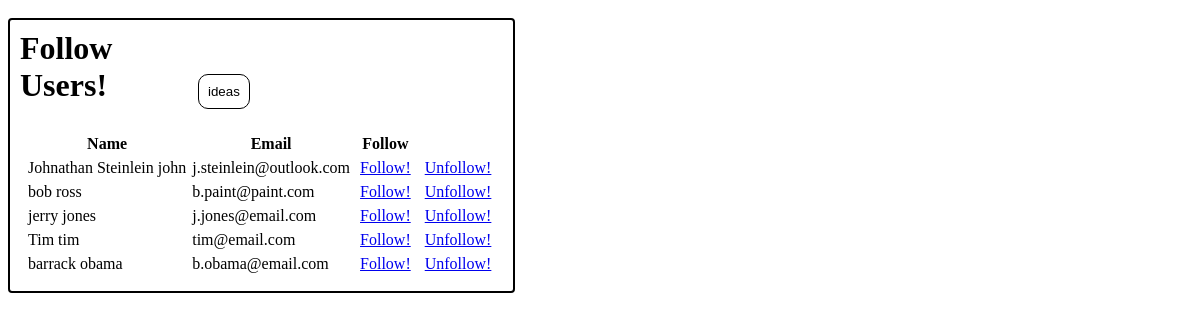
The page /users (signed in) on the database as committed earlier.
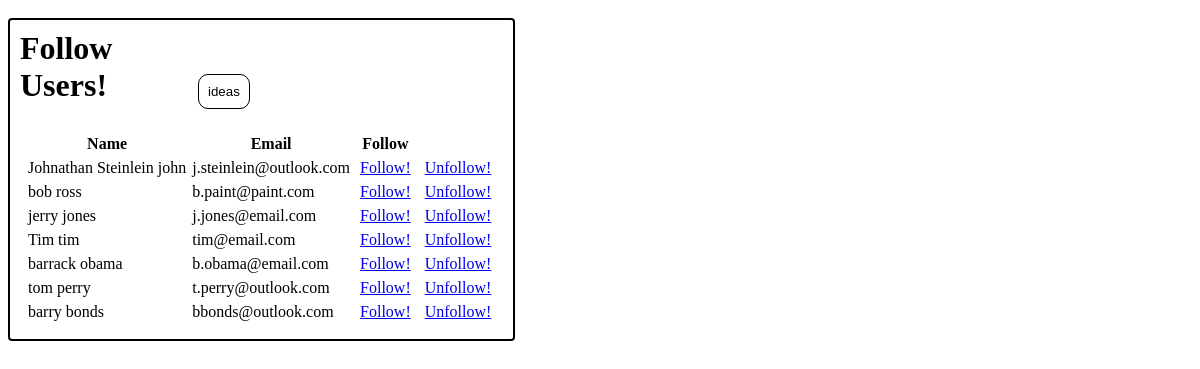
The same page on the database as committed later.
### app.py (models this page shows, shortened)
class User(db.Model):
    __tablename__ = "users"
    id=db.Column(db.Integer, primary_key=True)
    name=db.Column(db.String(100))
    alias=db.Column(db.String(100))
    email=db.Column(db.String(200))
    password_hash=db.Column(db.String(100))
    liked_ideas=db.relationship("ideas", secondary=likes_table)
    followers=db.relationship("User",
        secondary=followers_table,
        primaryjoin=id==followers_table.c.followed_id,
        secondaryjoin=id==followers_table.c.follower_id,
        backref="following")
    created_at=db.Column(db.DateTime, server_default=func.now())
    updated_at=db.Column(db.DateTime, server_default=func.now(),onupdate=func.now())
    def full_name(self):
        return "{} {}".format(self.name, self.alias)

### app.py (the view)
@app.route("/users")
def show_users():
    if "cur_user" not in session:
        flash("Please Log In")
        return redirect("/")
    users_list=User.query.all()
    return render_template("users.html", users=users_list)

### templates/users.html (shortened to what this page needs)
<!DOCTYPE html>
<html lang="en">
<head>
    <link rel="stylesheet" href="{{ url_for('static',filename='project.css')}}">
</head>
<body>
    <div class="container">
        <header>
            <h1>Follow Users!</h1>
            <button>
                <a href="/ideas" style="width: auto;">ideas</a>
            </button>
        </header>
        <div class="h-divider"></div>
        <main>
            <section>
                <table>
                    <thead>
                        <tr>
                            <th>Name</th>
                            <th>Email</th>
                            <th>Follow</th>
                        </tr>
                    </thead>
                    <tbody>
                        {% for user in users %}
                        <tr>
                            <td>{{ user.full_name() }}</td>
                            <td>{{ user.email }}</td>
                            <td><a href="/follow/{{ user.id }}">Follow!</a></td>
                            <td><a href="/unfollow/{{ user.id }}">Unfollow!</a></td>
                        </tr>
                        {% endfor %}
                    </tbody>
                </table>
            </section>
        </main>
    </div>
</body>
</html>

### static/project.css (style rules this page uses)
* { padding: 2px; margin: 2px; }
.container { display: inline-block; border: 2px solid black; margin: 10px auto; border-radius: 4px; vertical-align: top; }
header * { display: inline-block; box-sizing: border-box; }
header h1 { width: 35%; }
button, input[type="submit"] { display: inline-block; border-radius: 10px; background: transparent; border: solid 1px black; padding: 5px; }
button>a { text-decoration: none; color: black; background-color: transparent; }

Rows that differ between the two databases and show on the page:
added User: full_name "tom perry", email "t.perry@outlook.com"
added User: full_name "barry bonds", email "bbonds@outlook.com"
